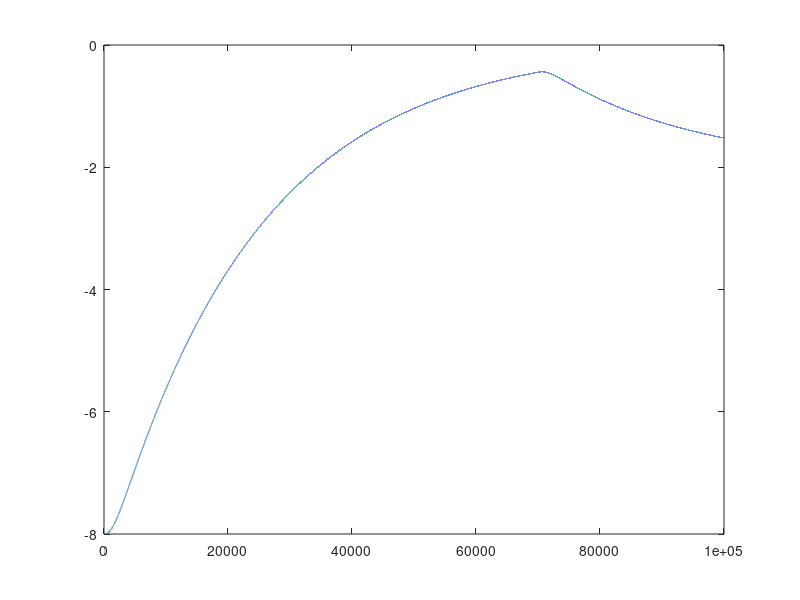

Here is the MATLAB script that generated this plot:
% Simulation of a point to point reach with different degrees of rotation.
% This script produces 2D position plots of the three angles of rotation
% the user selects. Parameters to adjust before starting: delt, nstep,
% distance, ang, Q, R.

clear all;
rand('seed',1);

% adjust time step 
delt = 0.00001; % time step length in secs
nstep = ceil(1/delt); % number of time steps
distance = -8; % horizontal distance of hand from zero

% values for Q and R taken from Qian infinite horizon model
R = 0.1; % effort cost- default is 0.0001
Q = [1 0 0 -1
    0 0 0 0
    0 0 0 0
    -1 0 0 1]*0.1;

% parameters for A and B matrices
t1 = 0.224;
t2 = 0.013;
t3 = 0.004;
k = 0; %1 to include spring
b = t1 + t2;
m = t1*t2;
r = t3;

% generate A and B matrices in discrete time formulation
A = [0 1 0
    -k/m -b/m 1/m
    0 0 -1/r];
A2 = expm(delt*A);
Ac = blkdiag(A,1);
Ad = blkdiag(A2,1);

Bc = [0 0 1/r 0]';
Bd = delt*Bc;
C = [1 0 0 0
    0 0 0 1];

order = size(Ad,1); % order of the system

x = zeros(order,nstep);
x(1,1) = distance; % initialize state variables; x position
xhat = x;
u = zeros(size(Bd,2),nstep); % movement commands

% [P,eig,L] = dare(Ad,Bd,Q,R);

n = 180000;
P = zeros(order,order,n);
P(:,:,1) = rand(order);
for i = 2:n
    P(:,:,i) = Ad'*P(:,:,i-1)*Ad - (Ad'*P(:,:,i-1)*Bd)*inv(R + Bd'*P(:,:,i-1)*Bd)*(Bd'*P(:,:,i-1)*Ad) + Q;
end
L = inv(R + Bd'*P(:,:,i)*Bd)*(Bd'*P(:,:,i)*Ad);

sys = ss(Ad,Bd,C,0);
Qn = 0.0001; % process noise
Rn = diag(repmat(0.001,[2 1])); % measurement noise
% [kest, K, P2] = kalman(sys,Qn,Rn,0);

for i = 2:nstep
    u(:,i) = -L*x(:,i-1);
    x(:,i) = Ad*x(:,i-1) + Bd*u(:,i);
%     actual = C*x(:,i-1);
%     pred = C*xhat(:,i-1);
%     xhat(:,i) = (Ad*xhat(:,i-1) + Bd*u(:,i)) + K*(actual - pred);
    if i > 70000
        x(4,i) = -2;
    end
end

plot(x(1,:));